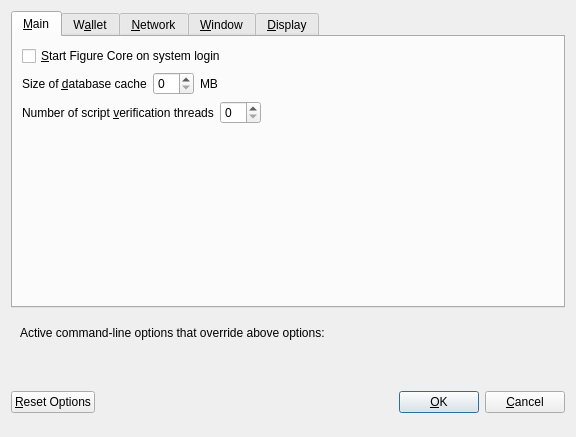
<?xml version="1.0" encoding="UTF-8"?>
<ui version="4.0">
 <class>OptionsDialog</class>
 <widget class="QDialog" name="OptionsDialog">
  <property name="geometry">
   <rect>
    <x>0</x>
    <y>0</y>
    <width>576</width>
    <height>402</height>
   </rect>
  </property>
  <property name="windowTitle">
   <string>Options</string>
  </property>
  <property name="modal">
   <bool>true</bool>
  </property>
  <layout class="QVBoxLayout" name="verticalLayout">
   <item>
    <widget class="QTabWidget" name="tabWidget">
     <property name="currentIndex">
      <number>0</number>
     </property>
     <widget class="QWidget" name="tabMain">
      <attribute name="title">
       <string>&amp;Main</string>
      </attribute>
      <layout class="QVBoxLayout" name="verticalLayout_Main">
       <item>
        <widget class="QCheckBox" name="bitcoinAtStartup">
         <property name="toolTip">
          <string>Automatically start Figure Core after logging in to the system.</string>
         </property>
         <property name="text">
          <string>&amp;Start Figure Core on system login</string>
         </property>
        </widget>
       </item>
       <item>
        <layout class="QHBoxLayout" name="horizontalLayout_2_Main">
         <item>
          <widget class="QLabel" name="databaseCacheLabel">
           <property name="text">
            <string>Size of &amp;database cache</string>
           </property>
           <property name="textFormat">
            <enum>Qt::PlainText</enum>
           </property>
           <property name="buddy">
            <cstring>databaseCache</cstring>
           </property>
          </widget>
         </item>
         <item>
          <widget class="QSpinBox" name="databaseCache"/>
         </item>
         <item>
          <widget class="QLabel" name="databaseCacheUnitLabel">
           <property name="text">
            <string>MB</string>
           </property>
           <property name="textFormat">
            <enum>Qt::PlainText</enum>
           </property>
          </widget>
         </item>
         <item>
          <spacer name="horizontalSpacer_2_Main">
           <property name="orientation">
            <enum>Qt::Horizontal</enum>
           </property>
           <property name="sizeHint" stdset="0">
            <size>
             <width>40</width>
             <height>20</height>
            </size>
           </property>
          </spacer>
         </item>
        </layout>
       </item>
       <item>
        <layout class="QHBoxLayout" name="horizontalLayout_3_Main">
         <item>
          <widget class="QLabel" name="threadsScriptVerifLabel">
           <property name="text">
            <string>Number of script &amp;verification threads</string>
           </property>
           <property name="textFormat">
            <enum>Qt::PlainText</enum>
           </property>
           <property name="buddy">
            <cstring>threadsScriptVerif</cstring>
           </property>
          </widget>
         </item>
         <item>
          <widget class="QSpinBox" name="threadsScriptVerif">
           <property name="toolTip">
            <string>(0 = auto, &lt;0 = leave that many cores free)</string>
           </property>
          </widget>
         </item>
         <item>
          <spacer name="horizontalSpacer_3_Main">
           <property name="orientation">
            <enum>Qt::Horizontal</enum>
           </property>
           <property name="sizeHint" stdset="0">
            <size>
             <width>40</width>
             <height>20</height>
            </size>
           </property>
          </spacer>
         </item>
        </layout>
       </item>
       <item>
        <spacer name="verticalSpacer_Main">
         <property name="orientation">
          <enum>Qt::Vertical</enum>
         </property>
         <property name="sizeHint" stdset="0">
          <size>
           <width>20</width>
           <height>40</height>
          </size>
         </property>
        </spacer>
       </item>
      </layout>
     </widget>
     <widget class="QWidget" name="tabWallet">
      <attribute name="title">
       <string>W&amp;allet</string>
      </attribute>
      <layout class="QVBoxLayout" name="verticalLayout_Wallet">
       <item>
        <widget class="QGroupBox" name="groupBox">
         <property name="title">
          <string>Expert</string>
         </property>
         <layout class="QVBoxLayout" name="verticalLayout_2">
          <item>
           <widget class="QCheckBox" name="coinControlFeatures">
            <property name="toolTip">
             <string>Whether to show coin control features or not.</string>
            </property>
            <property name="text">
             <string>Enable coin &amp;control features</string>
            </property>
           </widget>
          </item>
          <item>
           <widget class="QCheckBox" name="showMasternodesTab">
            <property name="toolTip">
             <string>Show additional tab listing all your masternodes in first sub-tab&lt;br/&gt;and all masternodes on the network in second sub-tab.</string>
            </property>
            <property name="text">
             <string>Show Masternodes Tab</string>
            </property>
           </widget>
          </item>
          <item>
           <widget class="QCheckBox" name="showAdvancedPSUI">
            <property name="toolTip">
             <string>Show additional information and buttons for PrivateSend on overview screen.</string>
            </property>
            <property name="text">
             <string>Enable advanced PrivateSend interface</string>
            </property>
           </widget>
          </item>
          <item>
           <widget class="QCheckBox" name="lowKeysWarning">
            <property name="toolTip">
             <string>Show warning dialog when PrivateSend detects that wallet has very low number of keys left.</string>
            </property>
            <property name="text">
             <string>Warn if PrivateSend is running out of keys</string>
            </property>
           </widget>
          </item>
          <item>
           <widget class="QCheckBox" name="privateSendMultiSession">
            <property name="toolTip">
             <string>Whether to use experimental PrivateSend mode with multiple mixing sessions per block.&lt;br/&gt;Note: You must use this feature carefully.&lt;br/&gt;Make sure you always have recent wallet (auto)backup in a safe place!</string>
            </property>
            <property name="text">
             <string>Enable PrivateSend &amp;multi-session</string>
            </property>
           </widget>
          </item>
          <item>
           <widget class="QCheckBox" name="spendZeroConfChange">
            <property name="toolTip">
             <string>If you disable the spending of unconfirmed change, the change from a transaction&lt;br/&gt;cannot be used until that transaction has at least one confirmation.&lt;br/&gt;This also affects how your balance is computed.</string>
            </property>
            <property name="text">
             <string>&amp;Spend unconfirmed change</string>
            </property>
           </widget>
          </item>
         </layout>
        </widget>
       </item>
       <item>
        <layout class="QHBoxLayout" name="horizontalLayout_4_Wallet">
         <item>
          <widget class="QLabel" name="label">
           <property name="toolTip">
            <string>This setting determines the amount of individual masternodes that an input will be anonymized through.&lt;br/&gt;More rounds of anonymization gives a higher degree of privacy, but also costs more in fees.</string>
           </property>
           <property name="text">
            <string>PrivateSend rounds to use</string>
           </property>
          </widget>
         </item>
         <item>
          <widget class="QSpinBox" name="privateSendRounds">
           <property name="minimum">
            <number>2</number>
           </property>
           <property name="maximum">
            <number>8</number>
           </property>
           <property name="value">
            <number>4</number>
           </property>
          </widget>
         </item>
        </layout>
       </item>
       <item>
        <layout class="QHBoxLayout" name="horizontalLayout">
         <item>
          <widget class="QLabel" name="label_2">
           <property name="toolTip">
            <string>This amount acts as a threshold to turn off PrivateSend once it's reached.</string>
           </property>
           <property name="statusTip">
            <string notr="true"/>
           </property>
           <property name="whatsThis">
            <string notr="true"/>
           </property>
           <property name="accessibleName">
            <string notr="true"/>
           </property>
           <property name="accessibleDescription">
            <string notr="true"/>
           </property>
           <property name="text">
            <string>Amount of Figure to keep anonymized</string>
           </property>
          </widget>
         </item>
         <item>
          <widget class="QSpinBox" name="privateSendAmount">
           <property name="minimum">
            <number>2</number>
           </property>
           <property name="maximum">
            <number>2000</number>
           </property>
           <property name="singleStep">
            <number>10</number>
           </property>
           <property name="value">
            <number>1000</number>
           </property>
          </widget>
         </item>
        </layout>
       </item>
       <item>
        <spacer name="verticalSpacer_Wallet">
         <property name="orientation">
          <enum>Qt::Vertical</enum>
         </property>
         <property name="sizeHint" stdset="0">
          <size>
           <width>20</width>
           <height>40</height>
          </size>
         </property>
        </spacer>
       </item>
      </layout>
     </widget>
     <widget class="QWidget" name="tabNetwork">
      <attribute name="title">
       <string>&amp;Network</string>
      </attribute>
      <layout class="QVBoxLayout" name="verticalLayout_Network">
       <item>
        <widget class="QCheckBox" name="mapPortUpnp">
         <property name="toolTip">
          <string>Automatically open the Figure Core client port on the router. This only works when your router supports UPnP and it is enabled.</string>
         </property>
         <property name="text">
          <string>Map port using &amp;UPnP</string>
         </property>
        </widget>
       </item>
       <item>
        <widget class="QCheckBox" name="allowIncoming">
         <property name="toolTip">
          <string>Accept connections from outside</string>
         </property>
         <property name="text">
          <string>Allow incoming connections</string>
         </property>
        </widget>
       </item>
       <item>
        <widget class="QCheckBox" name="connectSocks">
         <property name="toolTip">
          <string>Connect to the Figure network through a SOCKS5 proxy.</string>
         </property>
         <property name="text">
          <string>&amp;Connect through SOCKS5 proxy (default proxy):</string>
         </property>
        </widget>
       </item>
       <item>
        <layout class="QHBoxLayout" name="horizontalLayout_1_Network">
         <item>
          <widget class="QLabel" name="proxyIpLabel">
           <property name="text">
            <string>Proxy &amp;IP:</string>
           </property>
           <property name="textFormat">
            <enum>Qt::PlainText</enum>
           </property>
           <property name="buddy">
            <cstring>proxyIp</cstring>
           </property>
          </widget>
         </item>
         <item>
          <widget class="QValidatedLineEdit" name="proxyIp">
           <property name="minimumSize">
            <size>
             <width>140</width>
             <height>0</height>
            </size>
           </property>
           <property name="maximumSize">
            <size>
             <width>140</width>
             <height>16777215</height>
            </size>
           </property>
           <property name="toolTip">
            <string>IP address of the proxy (e.g. IPv4: 127.0.0.1 / IPv6: ::1)</string>
           </property>
          </widget>
         </item>
         <item>
          <widget class="QLabel" name="proxyPortLabel">
           <property name="text">
            <string>&amp;Port:</string>
           </property>
           <property name="textFormat">
            <enum>Qt::PlainText</enum>
           </property>
           <property name="buddy">
            <cstring>proxyPort</cstring>
           </property>
          </widget>
         </item>
         <item>
          <widget class="QLineEdit" name="proxyPort">
           <property name="minimumSize">
            <size>
             <width>55</width>
             <height>0</height>
            </size>
           </property>
           <property name="maximumSize">
            <size>
             <width>55</width>
             <height>16777215</height>
            </size>
           </property>
           <property name="toolTip">
            <string>Port of the proxy (e.g. 9050)</string>
           </property>
          </widget>
         </item>
         <item>
          <spacer name="horizontalSpacer_1_Network">
           <property name="orientation">
            <enum>Qt::Horizontal</enum>
           </property>
           <property name="sizeHint" stdset="0">
            <size>
             <width>40</width>
             <height>20</height>
            </size>
           </property>
          </spacer>
         </item>
        </layout>
       </item>
       <item>
        <layout class="QHBoxLayout" name="horizontalLayout_2_Network">
         <item>
          <widget class="QLabel" name="proxyActiveNets">
           <property name="text">
            <string>Used for reaching peers via:</string>
           </property>
           <property name="textFormat">
            <enum>Qt::PlainText</enum>
           </property>
          </widget>
         </item>
         <item>
          <widget class="QCheckBox" name="proxyReachIPv4">
           <property name="enabled">
            <bool>false</bool>
           </property>
           <property name="toolTip">
            <string>Shows, if the supplied default SOCKS5 proxy is used to reach peers via this network type.</string>
           </property>
           <property name="text">
            <string/>
           </property>
          </widget>
         </item>
         <item>
          <widget class="QLabel" name="proxyReachIPv4Label">
           <property name="text">
            <string>IPv4</string>
           </property>
           <property name="textFormat">
            <enum>Qt::PlainText</enum>
           </property>
          </widget>
         </item>
         <item>
          <widget class="QCheckBox" name="proxyReachIPv6">
           <property name="enabled">
            <bool>false</bool>
           </property>
           <property name="toolTip">
            <string>Shows, if the supplied default SOCKS5 proxy is used to reach peers via this network type.</string>
           </property>
           <property name="text">
            <string/>
           </property>
          </widget>
         </item>
         <item>
          <widget class="QLabel" name="proxyReachIPv6Label">
           <property name="text">
            <string>IPv6</string>
           </property>
           <property name="textFormat">
            <enum>Qt::PlainText</enum>
           </property>
          </widget>
         </item>
         <item>
          <widget class="QCheckBox" name="proxyReachTor">
           <property name="enabled">
            <bool>false</bool>
           </property>
           <property name="toolTip">
            <string>Shows, if the supplied default SOCKS5 proxy is used to reach peers via this network type.</string>
           </property>
           <property name="text">
            <string/>
           </property>
          </widget>
         </item>
         <item>
          <widget class="QLabel" name="proxyReachTorLabel">
           <property name="text">
            <string>Tor</string>
           </property>
           <property name="textFormat">
            <enum>Qt::PlainText</enum>
           </property>
          </widget>
         </item>
         <item>
          <spacer name="horizontalSpacer_2_Network">
           <property name="orientation">
            <enum>Qt::Horizontal</enum>
           </property>
           <property name="sizeHint" stdset="0">
            <size>
             <width>40</width>
             <height>20</height>
            </size>
           </property>
          </spacer>
         </item>
        </layout>
       </item>
       <item>
        <widget class="QCheckBox" name="connectSocksTor">
         <property name="toolTip">
          <string>Connect to the Figure network through a separate SOCKS5 proxy for Tor hidden services.</string>
         </property>
         <property name="text">
          <string>Use separate SOCKS5 proxy to reach peers via Tor hidden services:</string>
         </property>
        </widget>
       </item>
       <item>
        <layout class="QHBoxLayout" name="horizontalLayout_3_Network">
         <item>
          <widget class="QLabel" name="proxyIpTorLabel">
           <property name="text">
            <string>Proxy &amp;IP:</string>
           </property>
           <property name="textFormat">
            <enum>Qt::PlainText</enum>
           </property>
           <property name="buddy">
            <cstring>proxyIpTor</cstring>
           </property>
          </widget>
         </item>
         <item>
          <widget class="QValidatedLineEdit" name="proxyIpTor">
           <property name="minimumSize">
            <size>
             <width>140</width>
             <height>0</height>
            </size>
           </property>
           <property name="maximumSize">
            <size>
             <width>140</width>
             <height>16777215</height>
            </size>
           </property>
           <property name="toolTip">
            <string>IP address of the proxy (e.g. IPv4: 127.0.0.1 / IPv6: ::1)</string>
           </property>
          </widget>
         </item>
         <item>
          <widget class="QLabel" name="proxyPortTorLabel">
           <property name="text">
            <string>&amp;Port:</string>
           </property>
           <property name="textFormat">
            <enum>Qt::PlainText</enum>
           </property>
           <property name="buddy">
            <cstring>proxyPortTor</cstring>
           </property>
          </widget>
         </item>
         <item>
          <widget class="QLineEdit" name="proxyPortTor">
           <property name="minimumSize">
            <size>
             <width>55</width>
             <height>0</height>
            </size>
           </property>
           <property name="maximumSize">
            <size>
             <width>55</width>
             <height>16777215</height>
            </size>
           </property>
           <property name="toolTip">
            <string>Port of the proxy (e.g. 9050)</string>
           </property>
          </widget>
         </item>
         <item>
          <spacer name="horizontalSpacer_4_Network">
           <property name="orientation">
            <enum>Qt::Horizontal</enum>
           </property>
           <property name="sizeHint" stdset="0">
            <size>
             <width>40</width>
             <height>20</height>
            </size>
           </property>
          </spacer>
         </item>
        </layout>
       </item>
       <item>
        <spacer name="verticalSpacer_Network">
         <property name="orientation">
          <enum>Qt::Vertical</enum>
         </property>
         <property name="sizeHint" stdset="0">
          <size>
           <width>20</width>
           <height>40</height>
          </size>
         </property>
        </spacer>
       </item>
      </layout>
     </widget>
     <widget class="QWidget" name="tabWindow">
      <attribute name="title">
       <string>&amp;Window</string>
      </attribute>
      <layout class="QVBoxLayout" name="verticalLayout_Window">
       <item>
        <widget class="QCheckBox" name="minimizeToTray">
         <property name="toolTip">
          <string>Show only a tray icon after minimizing the window.</string>
         </property>
         <property name="text">
          <string>&amp;Minimize to the tray instead of the taskbar</string>
         </property>
        </widget>
       </item>
       <item>
        <widget class="QCheckBox" name="minimizeOnClose">
         <property name="toolTip">
          <string>Minimize instead of exit the application when the window is closed. When this option is enabled, the application will be closed only after selecting Exit in the menu.</string>
         </property>
         <property name="text">
          <string>M&amp;inimize on close</string>
         </property>
        </widget>
       </item>
       <item>
        <spacer name="verticalSpacer_Window">
         <property name="orientation">
          <enum>Qt::Vertical</enum>
         </property>
         <property name="sizeHint" stdset="0">
          <size>
           <width>20</width>
           <height>40</height>
          </size>
         </property>
        </spacer>
       </item>
      </layout>
     </widget>
     <widget class="QWidget" name="tabDisplay">
      <attribute name="title">
       <string>&amp;Display</string>
      </attribute>
      <layout class="QVBoxLayout" name="verticalLayout_Display">
       <item>
        <layout class="QHBoxLayout" name="horizontalLayout_1_Display">
         <item>
          <widget class="QLabel" name="langLabel">
           <property name="text">
            <string>User Interface &amp;language:</string>
           </property>
           <property name="textFormat">
            <enum>Qt::PlainText</enum>
           </property>
           <property name="buddy">
            <cstring>lang</cstring>
           </property>
          </widget>
         </item>
         <item>
          <widget class="QValueComboBox" name="lang">
           <property name="toolTip">
            <string>The user interface language can be set here. This setting will take effect after restarting Figure Core.</string>
           </property>
          </widget>
         </item>
        </layout>
       </item>
       <item>
        <widget class="QLabel" name="label_3">
         <property name="toolTip">
          <string notr="true"/>
         </property>
         <property name="statusTip">
          <string notr="true"/>
         </property>
         <property name="whatsThis">
          <string notr="true"/>
         </property>
         <property name="accessibleName">
          <string notr="true"/>
         </property>
         <property name="text">
          <string>Language missing or translation incomplete? Help contributing translations here:
https://www.transifex.com/projects/p/figure/</string>
         </property>
         <property name="wordWrap">
          <bool>true</bool>
         </property>
         <property name="openExternalLinks">
          <bool>true</bool>
         </property>
         <property name="textInteractionFlags">
          <set>Qt::TextBrowserInteraction</set>
         </property>
        </widget>
       </item>
       <item>
        <layout class="QHBoxLayout" name="horizontalLayout_4_Display" stretch="0,0">
         <item>
          <widget class="QLabel" name="themeLabel">
           <property name="text">
            <string>User Interface Theme:</string>
           </property>
          </widget>
         </item>
         <item>
          <widget class="QValueComboBox" name="theme"/>
         </item>
        </layout>
       </item>
       <item>
        <widget class="Line" name="line">
         <property name="orientation">
          <enum>Qt::Horizontal</enum>
         </property>
        </widget>
       </item>
       <item>
        <layout class="QHBoxLayout" name="horizontalLayout_2_Display">
         <item>
          <widget class="QLabel" name="unitLabel">
           <property name="text">
            <string>&amp;Unit to show amounts in:</string>
           </property>
           <property name="textFormat">
            <enum>Qt::PlainText</enum>
           </property>
           <property name="buddy">
            <cstring>unit</cstring>
           </property>
          </widget>
         </item>
         <item>
          <widget class="QValueComboBox" name="unit">
           <property name="toolTip">
            <string>Choose the default subdivision unit to show in the interface and when sending coins.</string>
           </property>
          </widget>
         </item>
        </layout>
       </item>
       <item>
        <layout class="QHBoxLayout" name="horizontalLayout_5_Display">
         <item>
          <widget class="QLabel" name="digitsLabel">
           <property name="text">
            <string>Decimal digits</string>
           </property>
          </widget>
         </item>
         <item>
          <widget class="QValueComboBox" name="digits"/>
         </item>
        </layout>
       </item>
       <item>
        <layout class="QHBoxLayout" name="horizontalLayout_3_Display">
         <item>
          <widget class="QLabel" name="thirdPartyTxUrlsLabel">
           <property name="toolTip">
            <string>Third party URLs (e.g. a block explorer) that appear in the transactions tab as context menu items.&lt;br/&gt;%s in the URL is replaced by transaction hash. Multiple URLs are separated by vertical bar |.</string>
           </property>
           <property name="text">
            <string>Third party transaction URLs</string>
           </property>
           <property name="buddy">
            <cstring>thirdPartyTxUrls</cstring>
           </property>
          </widget>
         </item>
         <item>
          <widget class="QLineEdit" name="thirdPartyTxUrls">
           <property name="toolTip">
            <string>Third party URLs (e.g. a block explorer) that appear in the transactions tab as context menu items.&lt;br/&gt;%s in the URL is replaced by transaction hash. Multiple URLs are separated by vertical bar |.</string>
           </property>
          </widget>
         </item>
        </layout>
       </item>
       <item>
        <spacer name="verticalSpacer">
         <property name="orientation">
          <enum>Qt::Vertical</enum>
         </property>
         <property name="sizeHint" stdset="0">
          <size>
           <width>20</width>
           <height>40</height>
          </size>
         </property>
        </spacer>
       </item>
      </layout>
     </widget>
    </widget>
   </item>
   <item>
    <widget class="QFrame" name="frame">
     <layout class="QVBoxLayout" name="verticalLayout_Bottom">
      <item>
       <layout class="QHBoxLayout" name="horizontalLayout_Bottom">
        <item>
         <widget class="QLabel" name="overriddenByCommandLineInfoLabel">
          <property name="text">
           <string>Active command-line options that override above options:</string>
          </property>
          <property name="textFormat">
           <enum>Qt::PlainText</enum>
          </property>
         </widget>
        </item>
        <item>
         <spacer name="horizontalSpacer_Bottom">
          <property name="orientation">
           <enum>Qt::Horizontal</enum>
          </property>
          <property name="sizeHint" stdset="0">
           <size>
            <width>40</width>
            <height>20</height>
           </size>
          </property>
         </spacer>
        </item>
       </layout>
      </item>
      <item>
       <widget class="QLabel" name="overriddenByCommandLineLabel">
        <property name="text">
         <string/>
        </property>
        <property name="textFormat">
         <enum>Qt::PlainText</enum>
        </property>
        <property name="wordWrap">
         <bool>true</bool>
        </property>
       </widget>
      </item>
     </layout>
    </widget>
   </item>
   <item>
    <layout class="QHBoxLayout" name="horizontalLayout_Buttons">
     <item>
      <widget class="QPushButton" name="resetButton">
       <property name="toolTip">
        <string>Reset all client options to default.</string>
       </property>
       <property name="text">
        <string>&amp;Reset Options</string>
       </property>
       <property name="autoDefault">
        <bool>false</bool>
       </property>
      </widget>
     </item>
     <item>
      <spacer name="horizontalSpacer_1">
       <property name="orientation">
        <enum>Qt::Horizontal</enum>
       </property>
       <property name="sizeHint" stdset="0">
        <size>
         <width>40</width>
         <height>48</height>
        </size>
       </property>
      </spacer>
     </item>
     <item>
      <widget class="QLabel" name="statusLabel">
       <property name="minimumSize">
        <size>
         <width>200</width>
         <height>0</height>
        </size>
       </property>
       <property name="font">
        <font>
         <weight>75</weight>
         <bold>true</bold>
        </font>
       </property>
       <property name="text">
        <string/>
       </property>
       <property name="textFormat">
        <enum>Qt::PlainText</enum>
       </property>
       <property name="wordWrap">
        <bool>true</bool>
       </property>
      </widget>
     </item>
     <item>
      <spacer name="horizontalSpacer_2">
       <property name="orientation">
        <enum>Qt::Horizontal</enum>
       </property>
       <property name="sizeHint" stdset="0">
        <size>
         <width>40</width>
         <height>48</height>
        </size>
       </property>
      </spacer>
     </item>
     <item>
      <widget class="QPushButton" name="okButton">
       <property name="text">
        <string>&amp;OK</string>
       </property>
       <property name="autoDefault">
        <bool>false</bool>
       </property>
       <property name="default">
        <bool>true</bool>
       </property>
      </widget>
     </item>
     <item>
      <widget class="QPushButton" name="cancelButton">
       <property name="text">
        <string>&amp;Cancel</string>
       </property>
       <property name="autoDefault">
        <bool>false</bool>
       </property>
      </widget>
     </item>
    </layout>
   </item>
  </layout>
 </widget>
 <customwidgets>
  <customwidget>
   <class>QValidatedLineEdit</class>
   <extends>QLineEdit</extends>
   <header>qvalidatedlineedit.h</header>
  </customwidget>
  <customwidget>
   <class>QValueComboBox</class>
   <extends>QComboBox</extends>
   <header>qvaluecombobox.h</header>
  </customwidget>
 </customwidgets>
 <resources/>
 <connections/>
</ui>
